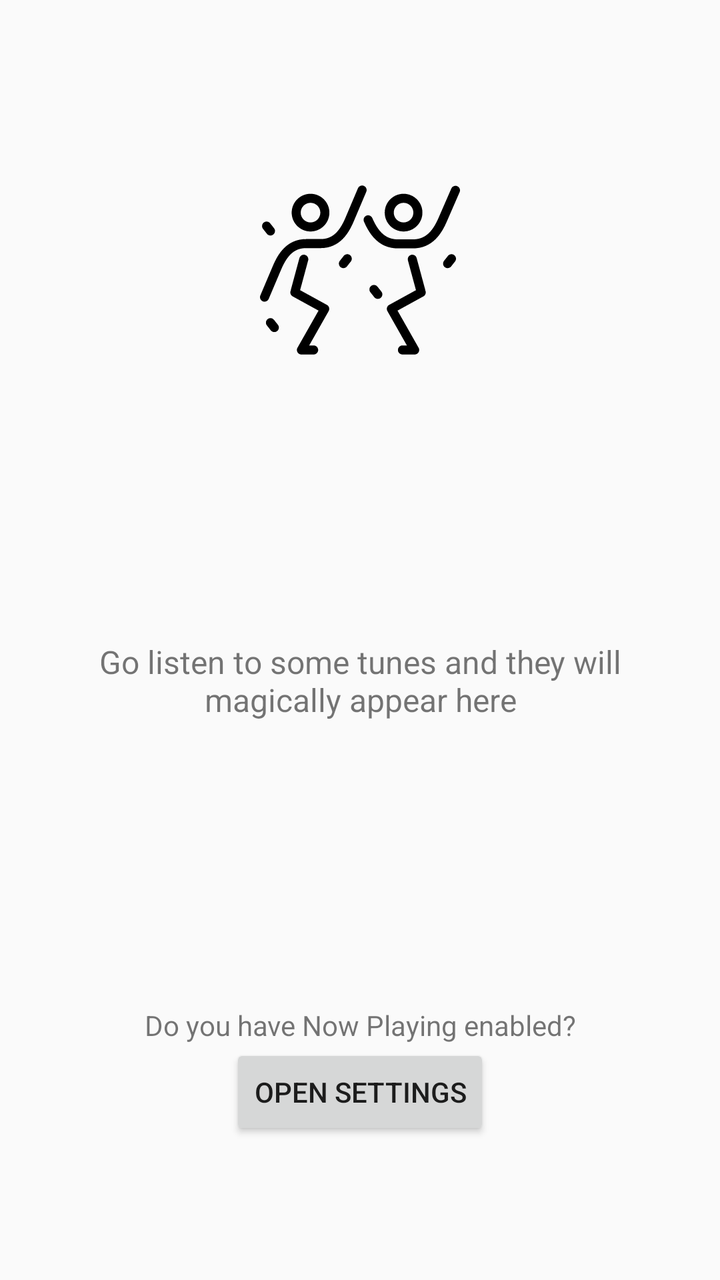
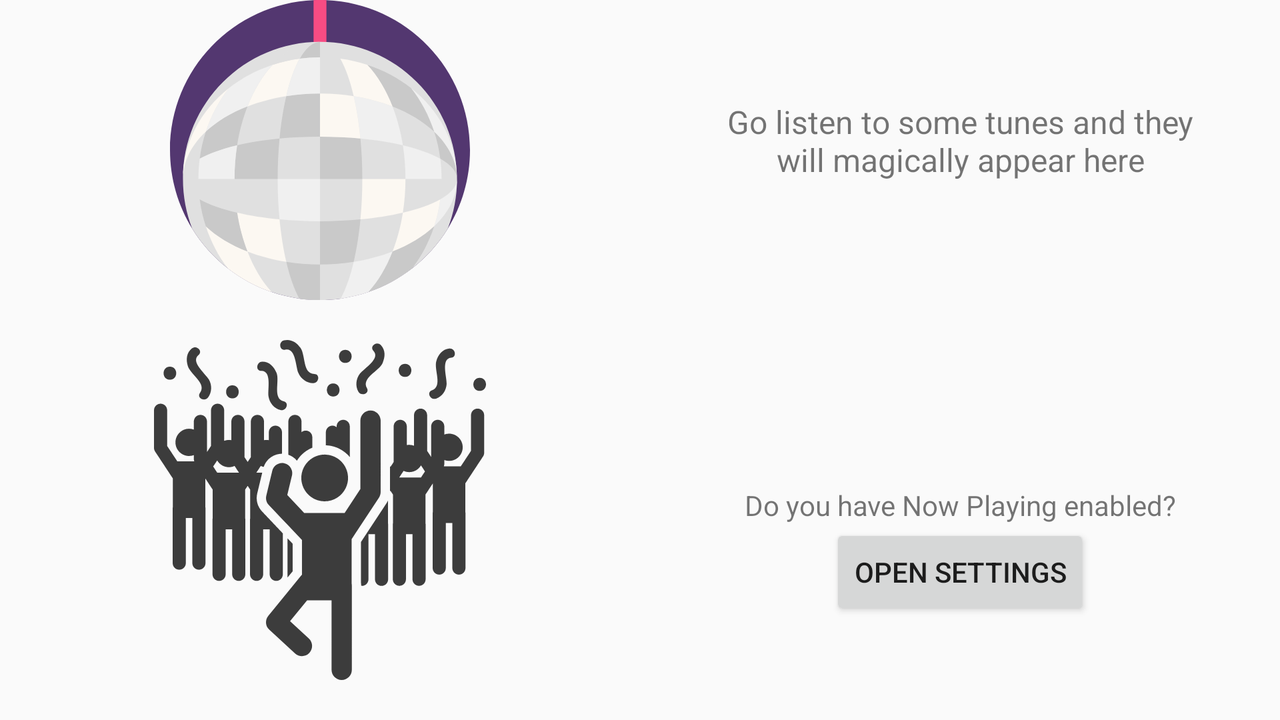

One screen, two layout resources from the same app: the default and the repository's alternative for another configuration. Each is rendered where Android would select it; the XML of both is given below.
<!-- AndroidManifest.xml: application theme AppTheme -->
<!-- res/layout/empty_state.xml -->
<?xml version="1.0" encoding="utf-8"?>
<LinearLayout xmlns:android="http://schemas.android.com/apk/res/android"
    android:layout_width="match_parent"
    android:layout_height="match_parent"
    android:orientation="vertical">

    <ImageView
        android:id="@+id/empty_image"
        android:layout_width="100dp"
        android:layout_height="0dp"
        android:layout_gravity="center"
        android:layout_weight="1"
        android:src="@drawable/empty_image"
        android:tint="?attr/colorControlNormal" />

    <LinearLayout
        android:layout_width="match_parent"
        android:layout_height="0dp"
        android:layout_marginVertical="50dp"
        android:layout_weight="1"
        android:gravity="center_horizontal"
        android:orientation="vertical">

        <TextView
            android:id="@+id/hero_text"
            android:layout_width="wrap_content"
            android:layout_height="wrap_content"
            android:layout_marginHorizontal="40dp"
            android:gravity="center"
            android:text="Go listen to some tunes and they will magically appear here"
            android:textSize="16sp" />

        <TextView
            android:id="@+id/now_playing_info"
            android:layout_width="match_parent"
            android:layout_height="0dp"
            android:layout_weight="1"
            android:gravity="bottom|center_horizontal"
            android:text="Do you have Now Playing enabled?" />

        <Button
            android:id="@+id/launch_now_playing_settings"
            android:layout_width="wrap_content"
            android:layout_height="wrap_content"
            android:layout_marginBottom="20dp"
            android:text="Open Settings" />

    </LinearLayout>

</LinearLayout>
<!-- resources referenced by this layout -->
<resources>
  <!-- drawable empty_image: vector/xml drawable (drawable, 6826 chars, omitted) -->
  <style name="AppTheme" parent="Theme.AppCompat.DayNight.DarkActionBar">
          
          <item name="colorPrimary">@color/colorPrimary</item>
          <item name="colorPrimaryDark">@color/colorPrimaryDark</item>
          <item name="colorAccent">@color/colorAccent</item>
      </style>
  <color name="colorPrimary">#9B26AF</color>
  <color name="colorPrimaryDark">#691A99</color>
  <color name="colorAccent">#68FEAD</color>
</resources>
<!-- res/layout-land/empty_state.xml (the repository's variant of the layout above) -->
<!-- drawn on the phone turned sideways -->
<?xml version="1.0" encoding="utf-8"?>
<LinearLayout xmlns:android="http://schemas.android.com/apk/res/android"
    android:layout_width="match_parent"
    android:layout_height="match_parent"
    android:orientation="horizontal">

    <LinearLayout
        android:layout_width="0dp"
        android:layout_height="match_parent"
        android:layout_weight="1"
        android:orientation="vertical">

        <ImageView
            android:id="@+id/mirror_ball"
            android:layout_width="match_parent"
            android:layout_height="150dp"
            android:src="@drawable/mirror_ball" />

        <ImageView
            android:id="@+id/dance_party"
            android:layout_width="match_parent"
            android:layout_height="0dp"
            android:layout_margin="20dp"
            android:layout_weight="1"
            android:src="@drawable/dance_party"
            android:tint="#3c3c3c" />

    </LinearLayout>

    <LinearLayout
        android:layout_width="0dp"
        android:layout_height="match_parent"
        android:layout_marginVertical="50dp"
        android:layout_weight="1"
        android:gravity="center_horizontal"
        android:orientation="vertical">

        <TextView
            android:id="@+id/hero_text"
            android:layout_width="wrap_content"
            android:layout_height="wrap_content"
            android:layout_marginHorizontal="40dp"
            android:gravity="center"
            android:text="Go listen to some tunes and they will magically appear here"
            android:textSize="16sp" />

        <TextView
            android:id="@+id/now_playing_info"
            android:layout_width="match_parent"
            android:layout_height="0dp"
            android:layout_weight="1"
            android:gravity="bottom|center_horizontal"
            android:text="Do you have Now Playing enabled?" />

        <Button
            android:id="@+id/launch_now_playing_settings"
            android:layout_width="wrap_content"
            android:layout_height="wrap_content"
            android:text="Open Settings" />

    </LinearLayout>

</LinearLayout>
<!-- resources referenced by the variant -->
<!-- as the phone turned sideways resolves them -->
<resources>
  <!-- drawable dance_party: vector/xml drawable (drawable, 9920 chars, omitted) -->
  <!-- drawable mirror_ball: vector/xml drawable (drawable, 8387 chars, omitted) -->
  <style name="AppTheme" parent="Theme.AppCompat.DayNight.DarkActionBar">
          
          <item name="colorPrimary">@color/colorPrimary</item>
          <item name="colorPrimaryDark">@color/colorPrimaryDark</item>
          <item name="colorAccent">@color/colorAccent</item>
      </style>
  <color name="colorPrimary">#9B26AF</color>
  <color name="colorPrimaryDark">#691A99</color>
  <color name="colorAccent">#68FEAD</color>
</resources>
